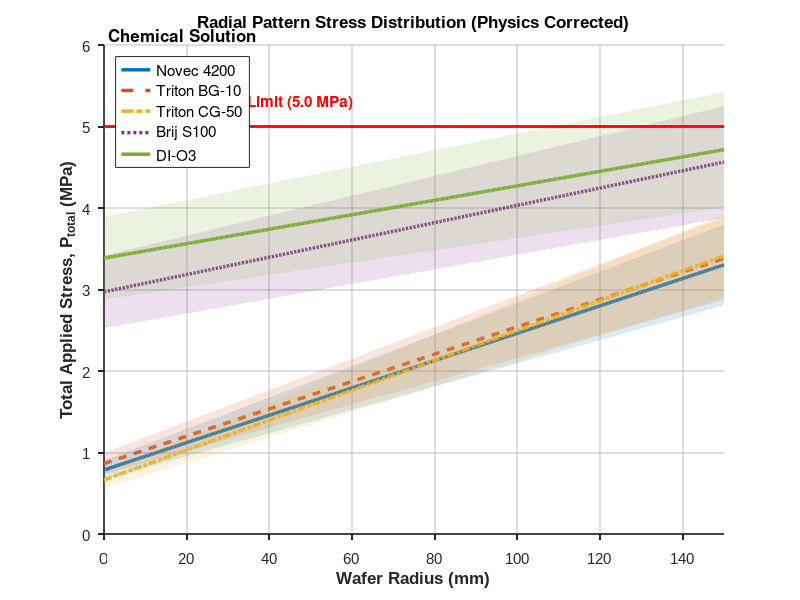

Source code (MATLAB):
% ==============================================================================
% [MATLAB] PFAS-Free 5종 약액 웨이퍼 반경별 패턴 응력 분포 (논리 오류 교정본)
% ==============================================================================
clear; clc; close all;

d_pattern = 20e-9;       
r_max = 0.15;            
radius_vec = linspace(0, r_max, 500); 

% [핵심 수정]: 장비 고유 상수를 최신 팹(Fab) 저진동 설비 스펙으로 현실화
k_constant = 1.2e-7;     % (기존 2.5e-6에서 수정)
vib_constant = 1.0e-8;   % 미세 진동 패널티 상수 신설

chem_names = {'Novec 4200', 'Triton BG-10', 'Triton CG-50', 'Brij S100', 'DI-O3'};
opt_temp   = [60.0, 62.0, 63.0, 70.0, 40.0];  
opt_rpm    = [4400, 4400, 4600, 3500, 3200];  
gamma_base = [17.0, 28.0, 27.0, 56.0, 72.0];  
theta_deg  = [115.0, 75.0, 78.0, 65.0, 70.0]; 

f1 = figure('Name', 'Wafer Radial Stress Distribution', 'Position', [100, 100, 850, 550], 'Color', 'w');
hold on; grid on;

colors = [0 0.4470 0.7410; 0.8500 0.3250 0.0980; 0.9290 0.6940 0.1250; 0.4940 0.1840 0.5560; 0.4660 0.6740 0.1880];
line_styles = {'-', '--', '-.', ':', '-'};

for i = 1:length(chem_names)
    T = opt_temp(i);
    RPM = opt_rpm(i);
    g_base = gamma_base(i);
    th = theta_deg(i);
    
    gamma_eff = g_base - 0.1 * (T - 25.0);
    phi_viscosity = 1.02 * exp(100 / (T + 273.15));
    
    % 모세관 압력 (단위 변환 유지)
    p_cap_pa = abs((2 * (gamma_eff * 1e-3) * cos(deg2rad(th))) / d_pattern);
    p_cap = p_cap_pa * phi_viscosity * 1e-6; 
    
    % 원심 압력 및 진동 (현실화된 장비 상수 적용, 불필요한 1e-6 축소 제거)
    p_rpm = (radius_vec / r_max) * (k_constant * (RPM^2));
    p_vibration = (radius_vec / r_max) * (vib_constant * (RPM^2));
    
    p_total = p_cap + p_rpm + p_vibration;
    
    p_upper = p_total * 1.15;
    p_lower = p_total * 0.85;
    
    x_fill = [radius_vec*1000, fliplr(radius_vec*1000)];
    y_fill = [p_upper, fliplr(p_lower)];
    
    fill(x_fill, y_fill, colors(i,:), 'FaceAlpha', 0.15, 'EdgeColor', 'none', 'HandleVisibility', 'off');
    plot(radius_vec * 1000, p_total, 'LineWidth', 2.5, 'Color', colors(i,:), 'LineStyle', line_styles{i}, 'DisplayName', chem_names{i});
end

limit_line = 5.0;
line([0, r_max*1000], [limit_line, limit_line], 'Color', 'r', 'LineWidth', 2, 'LineStyle', '-', 'HandleVisibility', 'off');
text(5, limit_line + 0.3, 'Critical Collapse Limit (5.0 MPa)', 'Color', 'r', 'FontWeight', 'bold', 'FontSize', 11);

xlabel('Wafer Radius (mm)', 'FontSize', 12, 'FontWeight', 'bold');
ylabel('Total Applied Stress, P_{total} (MPa)', 'FontSize', 12, 'FontWeight', 'bold');
title('Radial Pattern Stress Distribution (Physics Corrected)', 'FontSize', 14, 'FontWeight', 'bold', 'FontName', 'Times New Roman');

xlim([0 150]);
ylim([0 6]);
set(gca, 'FontSize', 11, 'LineWidth', 1.2, 'TickDir', 'out', 'FontName', 'Arial');

lgd = legend('Location', 'northwest', 'FontSize', 11);
title(lgd, 'Chemical Solution');

hold off;
